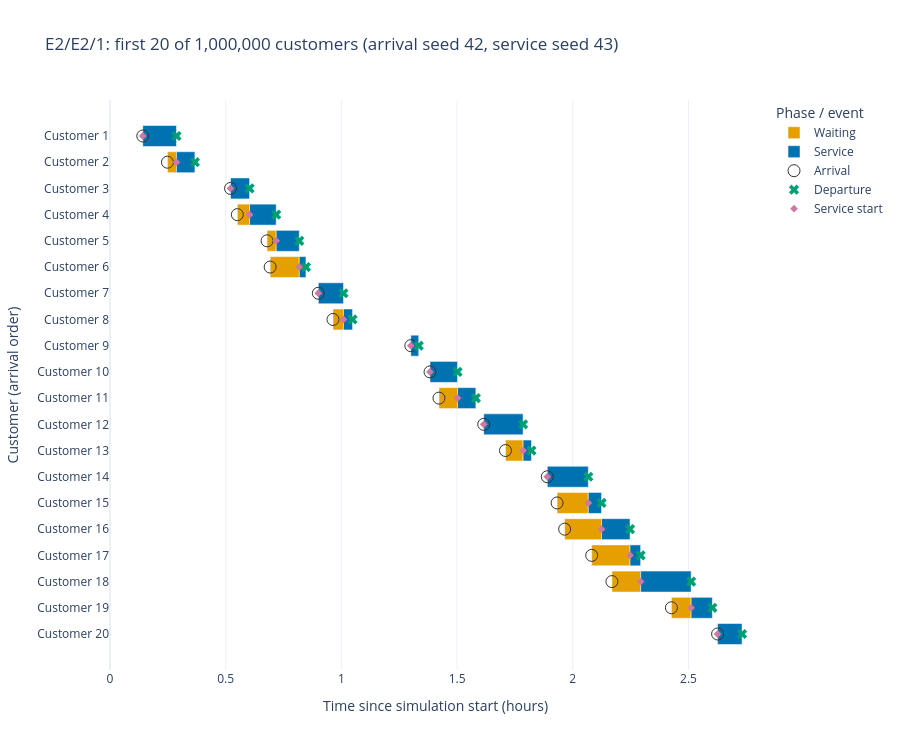

This figure's notebook cell:
### Markdown cell above
#### 6. Gantt chart: first 20 customers

Only the first 20 customers are shown. Orange spans arrival (`AT`) to service start (`TSB`); blue spans service start to departure (`TSE`). Hover to inspect the times in hours (and days) since simulation start.

### Code cell
first = df.sort_values(["AT", "c_id"]).head(20)
fig = plot_gantt(first, title=f"{example_title}: first {len(first)} of {len(df):,} customers "
                             f"(arrival seed {arrival_seed}, service seed {service_seed})")
fig.show()
first[["c_id", "AT", "TSB", "TSE", "TCWQ", "ST", "TCSS", "s_id"]]

### Figure 1 — Plotly figure (JSON) as saved in the notebook; plotly's stock layout.template omitted (floating-point values rounded to 4 significant figures)
{"data": [{"base": [0.1417, 0.2482, 0.5208, 0.5503, 0.6787, 0.6921, 0.9003, 0.9636, 1.3, 1.383, 1.422, 1.615, 1.709, 1.89, 1.932, 1.965, 2.082, 2.169, 2.426, 2.626], "customdata": [["0.14 h (0.01 days)", "0.14 h (0.01 days)", "0 h (0 days)"], ["0.25 h (0.01 days)", "0.29 h (0.01 days)", "0.04 h (0 days)"], ["0.52 h (0.02 days)", "0.52 h (0.02 days)", "0 h (0 days)"], ["0.55 h (0.02 days)", "0.6 h (0.03 days)", "0.05 h (0 days)"], ["0.68 h (0.03 days)", "0.72 h (0.03 days)", "0.04 h (0 days)"], ["0.69 h (0.03 days)", "0.82 h (0.03 days)", "0.13 h (0.01 days)"], ["0.9 h (0.04 days)", "0.9 h (0.04 days)", "0 h (0 days)"], ["0.96 h (0.04 days)", "1.01 h (0.04 days)", "0.05 h (0 days)"], ["1.3 h (0.05 days)", "1.3 h (0.05 days)", "0 h (0 days)"], ["1.38 h (0.06 days)", "1.38 h (0.06 days)", "0 h (0 days)"], ["1.42 h (0.06 days)", "1.5 h (0.06 days)", "0.08 h (0 days)"], ["1.62 h (0.07 days)", "1.62 h (0.07 days)", "0 h (0 days)"], ["1.71 h (0.07 days)", "1.79 h (0.07 days)", "0.08 h (0 days)"], ["1.89 h (0.08 days)", "1.89 h (0.08 days)", "0 h (0 days)"], ["1.93 h (0.08 days)", "2.07 h (0.09 days)", "0.13 h (0.01 days)"], ["1.96 h (0.08 days)", "2.12 h (0.09 days)", "0.16 h (0.01 days)"], ["2.08 h (0.09 days)", "2.25 h (0.09 days)", "0.17 h (0.01 days)"], ["2.17 h (0.09 days)", "2.29 h (0.1 days)", "0.12 h (0.01 days)"], ["2.43 h (0.1 days)", "2.51 h (0.1 days)", "0.09 h (0 days)"], ["2.63 h (0.11 days)", "2.63 h (0.11 days)", "0 h (0 days)"]], "hovertemplate": "%{text}<br>Start: %{customdata[0]}<br>End: %{customdata[1]}<br>Duration: %{customdata[2]}<extra>%{fullData.name}</extra>", "marker": {"color": "#E69F00"}, "name": "Waiting", "orientation": "h", "text": ["Customer 1", "Customer 2", "Customer 3", "Customer 4", "Customer 5", "Customer 6", "Customer 7", "Customer 8", "Customer 9", "Customer 10", "Customer 11", "Customer 12", "Customer 13", "Customer 14", "Customer 15", "Customer 16", "Customer 17", "Customer 18", "Customer 19", "Customer 20"], "textposition": "none", "type": "bar", "x": [0.0, 0.03895, 0.0, 0.0529, 0.03946, 0.1259, 0.0, 0.04541, 0.0, 0.0, 0.0801, 0.0, 0.07619, 0.0, 0.1349, 0.1594, 0.1656, 0.1241, 0.08518, 0.0], "y": ["Customer 1", "Customer 2", "Customer 3", "Customer 4", "Customer 5", "Customer 6", "Customer 7", "Customer 8", "Customer 9", "Customer 10", "Customer 11", "Customer 12", "Customer 13", "Customer 14", "Customer 15", "Customer 16", "Customer 17", "Customer 18", "Customer 19", "Customer 20"]}, {"base": [0.1417, 0.2872, 0.5208, 0.6032, 0.7182, 0.8179, 0.9003, 1.009, 1.3, 1.383, 1.502, 1.615, 1.785, 1.89, 2.067, 2.124, 2.247, 2.293, 2.511, 2.626], "customdata": [["0.14 h (0.01 days)", "0.29 h (0.01 days)", "0.15 h (0.01 days)"], ["0.29 h (0.01 days)", "0.37 h (0.02 days)", "0.08 h (0 days)"], ["0.52 h (0.02 days)", "0.6 h (0.03 days)", "0.08 h (0 days)"], ["0.6 h (0.03 days)", "0.72 h (0.03 days)", "0.12 h (0 days)"], ["0.72 h (0.03 days)", "0.82 h (0.03 days)", "0.1 h (0 days)"], ["0.82 h (0.03 days)", "0.85 h (0.04 days)", "0.03 h (0 days)"], ["0.9 h (0.04 days)", "1.01 h (0.04 days)", "0.11 h (0 days)"], ["1.01 h (0.04 days)", "1.05 h (0.04 days)", "0.04 h (0 days)"], ["1.3 h (0.05 days)", "1.33 h (0.06 days)", "0.03 h (0 days)"], ["1.38 h (0.06 days)", "1.5 h (0.06 days)", "0.12 h (0 days)"], ["1.5 h (0.06 days)", "1.58 h (0.07 days)", "0.08 h (0 days)"], ["1.62 h (0.07 days)", "1.79 h (0.07 days)", "0.17 h (0.01 days)"], ["1.79 h (0.07 days)", "1.82 h (0.08 days)", "0.04 h (0 days)"], ["1.89 h (0.08 days)", "2.07 h (0.09 days)", "0.18 h (0.01 days)"], ["2.07 h (0.09 days)", "2.12 h (0.09 days)", "0.06 h (0 days)"], ["2.12 h (0.09 days)", "2.25 h (0.09 days)", "0.12 h (0.01 days)"], ["2.25 h (0.09 days)", "2.29 h (0.1 days)", "0.05 h (0 days)"], ["2.29 h (0.1 days)", "2.51 h (0.1 days)", "0.22 h (0.01 days)"], ["2.51 h (0.1 days)", "2.6 h (0.11 days)", "0.09 h (0 days)"], ["2.63 h (0.11 days)", "2.73 h (0.11 days)", "0.11 h (0 days)"]], "hovertemplate": "%{text}<br>Start: %{customdata[0]}<br>End: %{customdata[1]}<br>Duration: %{customdata[2]}<extra>%{fullData.name}</extra>", "marker": {"color": "#0072B2"}, "name": "Service", "orientation": "h", "text": ["Customer 1", "Customer 2", "Customer 3", "Customer 4", "Customer 5", "Customer 6", "Customer 7", "Customer 8", "Customer 9", "Customer 10", "Customer 11", "Customer 12", "Customer 13", "Customer 14", "Customer 15", "Customer 16", "Customer 17", "Customer 18", "Customer 19", "Customer 20"], "textposition": "none", "type": "bar", "x": [0.1455, 0.07977, 0.08236, 0.115, 0.09974, 0.02889, 0.1087, 0.03929, 0.03421, 0.1188, 0.07926, 0.1701, 0.03617, 0.1771, 0.05713, 0.1231, 0.04594, 0.2182, 0.09174, 0.1057], "y": ["Customer 1", "Customer 2", "Customer 3", "Customer 4", "Customer 5", "Customer 6", "Customer 7", "Customer 8", "Customer 9", "Customer 10", "Customer 11", "Customer 12", "Customer 13", "Customer 14", "Customer 15", "Customer 16", "Customer 17", "Customer 18", "Customer 19", "Customer 20"]}, {"customdata": ["0.14 h (0.01 days)", "0.25 h (0.01 days)", "0.52 h (0.02 days)", "0.55 h (0.02 days)", "0.68 h (0.03 days)", "0.69 h (0.03 days)", "0.9 h (0.04 days)", "0.96 h (0.04 days)", "1.3 h (0.05 days)", "1.38 h (0.06 days)", "1.42 h (0.06 days)", "1.62 h (0.07 days)", "1.71 h (0.07 days)", "1.89 h (0.08 days)", "1.93 h (0.08 days)", "1.96 h (0.08 days)", "2.08 h (0.09 days)", "2.17 h (0.09 days)", "2.43 h (0.1 days)", "2.63 h (0.11 days)"], "hovertemplate": "%{text}<br>Time: %{customdata}<extra>%{fullData.name}</extra>", "marker": {"color": "#333333", "size": 12, "symbol": "circle-open"}, "mode": "markers", "name": "Arrival", "text": ["Customer 1", "Customer 2", "Customer 3", "Customer 4", "Customer 5", "Customer 6", "Customer 7", "Customer 8", "Customer 9", "Customer 10", "Customer 11", "Customer 12", "Customer 13", "Customer 14", "Customer 15", "Customer 16", "Customer 17", "Customer 18", "Customer 19", "Customer 20"], "type": "scatter", "x": [0.1417, 0.2482, 0.5208, 0.5503, 0.6787, 0.6921, 0.9003, 0.9636, 1.3, 1.383, 1.422, 1.615, 1.709, 1.89, 1.932, 1.965, 2.082, 2.169, 2.426, 2.626], "y": ["Customer 1", "Customer 2", "Customer 3", "Customer 4", "Customer 5", "Customer 6", "Customer 7", "Customer 8", "Customer 9", "Customer 10", "Customer 11", "Customer 12", "Customer 13", "Customer 14", "Customer 15", "Customer 16", "Customer 17", "Customer 18", "Customer 19", "Customer 20"]}, {"customdata": ["0.29 h (0.01 days)", "0.37 h (0.02 days)", "0.6 h (0.03 days)", "0.72 h (0.03 days)", "0.82 h (0.03 days)", "0.85 h (0.04 days)", "1.01 h (0.04 days)", "1.05 h (0.04 days)", "1.33 h (0.06 days)", "1.5 h (0.06 days)", "1.58 h (0.07 days)", "1.79 h (0.07 days)", "1.82 h (0.08 days)", "2.07 h (0.09 days)", "2.12 h (0.09 days)", "2.25 h (0.09 days)", "2.29 h (0.1 days)", "2.51 h (0.1 days)", "2.6 h (0.11 days)", "2.73 h (0.11 days)"], "hovertemplate": "%{text}<br>Time: %{customdata}<extra>%{fullData.name}</extra>", "marker": {"color": "#009E73", "size": 9, "symbol": "x"}, "mode": "markers", "name": "Departure", "text": ["Customer 1", "Customer 2", "Customer 3", "Customer 4", "Customer 5", "Customer 6", "Customer 7", "Customer 8", "Customer 9", "Customer 10", "Customer 11", "Customer 12", "Customer 13", "Customer 14", "Customer 15", "Customer 16", "Customer 17", "Customer 18", "Customer 19", "Customer 20"], "type": "scatter", "x": [0.2872, 0.3669, 0.6032, 0.7182, 0.8179, 0.8468, 1.009, 1.048, 1.334, 1.502, 1.581, 1.785, 1.821, 2.067, 2.124, 2.247, 2.293, 2.511, 2.603, 2.731], "y": ["Customer 1", "Customer 2", "Customer 3", "Customer 4", "Customer 5", "Customer 6", "Customer 7", "Customer 8", "Customer 9", "Customer 10", "Customer 11", "Customer 12", "Customer 13", "Customer 14", "Customer 15", "Customer 16", "Customer 17", "Customer 18", "Customer 19", "Customer 20"]}, {"customdata": ["0.14 h (0.01 days)", "0.29 h (0.01 days)", "0.52 h (0.02 days)", "0.6 h (0.03 days)", "0.72 h (0.03 days)", "0.82 h (0.03 days)", "0.9 h (0.04 days)", "1.01 h (0.04 days)", "1.3 h (0.05 days)", "1.38 h (0.06 days)", "1.5 h (0.06 days)", "1.62 h (0.07 days)", "1.79 h (0.07 days)", "1.89 h (0.08 days)", "2.07 h (0.09 days)", "2.12 h (0.09 days)", "2.25 h (0.09 days)", "2.29 h (0.1 days)", "2.51 h (0.1 days)", "2.63 h (0.11 days)"], "hovertemplate": "%{text}<br>Time: %{customdata}<extra>%{fullData.name}</extra>", "marker": {"color": "#CC79A7", "size": 6, "symbol": "diamond"}, "mode": "markers", "name": "Service start", "text": ["Customer 1", "Customer 2", "Customer 3", "Customer 4", "Customer 5", "Customer 6", "Customer 7", "Customer 8", "Customer 9", "Customer 10", "Customer 11", "Customer 12", "Customer 13", "Customer 14", "Customer 15", "Customer 16", "Customer 17", "Customer 18", "Customer 19", "Customer 20"], "type": "scatter", "x": [0.1417, 0.2872, 0.5208, 0.6032, 0.7182, 0.8179, 0.9003, 1.009, 1.3, 1.383, 1.502, 1.615, 1.785, 1.89, 2.067, 2.124, 2.247, 2.293, 2.511, 2.626], "y": ["Customer 1", "Customer 2", "Customer 3", "Customer 4", "Customer 5", "Customer 6", "Customer 7", "Customer 8", "Customer 9", "Customer 10", "Customer 11", "Customer 12", "Customer 13", "Customer 14", "Customer 15", "Customer 16", "Customer 17", "Customer 18", "Customer 19", "Customer 20"]}, {"customdata": [], "hovertemplate": "%{text}<br>Time: %{customdata}<extra>%{fullData.name}</extra>", "marker": {"color": "red", "size": 12, "symbol": "x"}, "mode": "markers", "name": "Reneged", "text": [], "type": "scatter", "x": [], "y": []}], "layout": {"barmode": "overlay", "height": 750, "legend": {"title": {"text": "Phase / event"}}, "title": {"text": "E2/E2/1: first 20 of 1,000,000 customers (arrival seed 42, service seed 43)"}, "xaxis": {"range": [0, 2.813], "title": {"text": "Time since simulation start (hours)"}}, "yaxis": {"autorange": "reversed", "categoryarray": ["Customer 1", "Customer 2", "Customer 3", "Customer 4", "Customer 5", "Customer 6", "Customer 7", "Customer 8", "Customer 9", "Customer 10", "Customer 11", "Customer 12", "Customer 13", "Customer 14", "Customer 15", "Customer 16", "Customer 17", "Customer 18", "Customer 19", "Customer 20"], "categoryorder": "array", "tickmode": "array", "ticktext": ["Customer 1", "Customer 2", "Customer 3", "Customer 4", "Customer 5", "Customer 6", "Customer 7", "Customer 8", "Customer 9", "Customer 10", "Customer 11", "Customer 12", "Customer 13", "Customer 14", "Customer 15", "Customer 16", "Customer 17", "Customer 18", "Customer 19", "Customer 20"], "tickvals": ["Customer 1", "Customer 2", "Customer 3", "Customer 4", "Customer 5", "Customer 6", "Customer 7", "Customer 8", "Customer 9", "Customer 10", "Customer 11", "Customer 12", "Customer 13", "Customer 14", "Customer 15", "Customer 16", "Customer 17", "Customer 18", "Customer 19", "Customer 20"], "title": {"text": "Customer (arrival order)"}}}}
